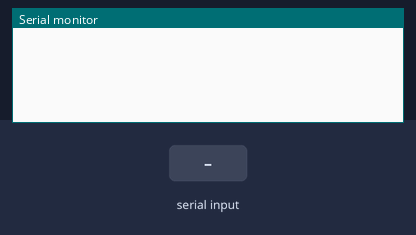
A sketch run on a simulated Arduino Uno, built with avr-gcc and run on an emulated ATmega328P. On the bench: the last lines printed to the serial monitor. The test bench sets the inputs (shaded band).

Above: at 1.0 s.
1.1 s: "90,45\n" received over the second serial link
At 2.3 s:
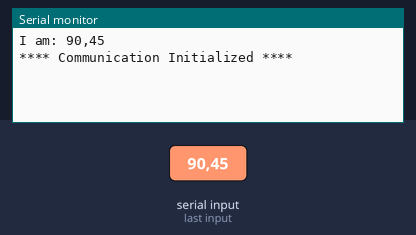
2.6 s: "30,150\n" received over the second serial link
At 3.9 s:
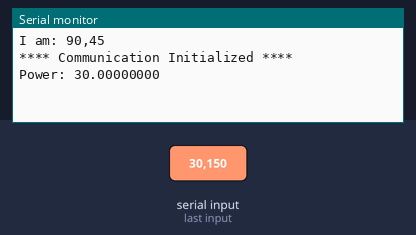

Measured:
- after the input at 1.1 s, the serial monitor: prints a new line at once (image 1)
- after the input at 2.6 s, the serial monitor: prints a new line after 0.05 s (image 2)

The sketch:

PM10x.ino
```cpp
// SoftwareSerial - Version: Latest
#include <SoftwareSerial.h>

// Sets the speed (baud rate) for the serial communication to the Thorlabs PM10x. Supported baud rates are
// 300, 600, 1200, 2400, 4800, 9600, 14400, 19200, 28800, 31250, 38400, 57600, 115200
const int tlBaudrate = 19200;

const byte rxPin = 10; // the pin 10 of the Arduino board is used to receive the data
const byte txPin = 11; // the pin 11 of the Arduino board is used to transmit the data

// read all transmitted data from the Thorlabs PM10x until the end char '\n' and convert the response to a double value
bool readDoubleValue(double* powerValue);

// initialize the serial communication with the defined pins on the Arduiono board
SoftwareSerial tlSerial = SoftwareSerial(rxPin, txPin);

// setup the serial communication to the Thorlabs PM10x and the USB/serial Monitor
void setup()
{
  Serial.begin(19200); // baudrate of the USB/serial communication to the PC
  while (!Serial) {
    ; // wait for serial port to connect. Needed for native USB port only
  }

  // initialize the serial communication with the Thorlabs Powermeter
  tlSerial.begin(tlBaudrate);

  // test the communication
  queryIdentify();

  Serial.write("\n**** Communication Initialized ****\n");
}

void queryIdentify()
{
  char responseBuffer[256];
  char* responsePrt;

  responsePrt = responseBuffer;

  tlSerial.write("*IDN?\n");
  while(tlSerial.available() == 0){delay(100);}

	Serial.print("I am: ");

  char c = 1;
	while(tlSerial.available() > 0 && c != 0 && c != '\n')
	{
	  c = tlSerial.read();
	  *responsePrt = c;
	  responsePrt++;
	}

  *responsePrt = '\0';

  Serial.print(responseBuffer);
}

void loop()
{
  double powerValue = 1;

  // request a new power value from the Thorlabs PM10x (all commands are listed in the manual)
  tlSerial.write("meas?\n");

  // read the response and convert it into a double value
  if(readDoubleValue(&powerValue))
  {
    Serial.print("\nPower: ");
  	Serial.print(powerValue, 8); // print the power value with an accuracy of 8 digits behind the separator
  }
}

bool readDoubleValue(double* powerValue)
{
  char responseBuffer[256];
  char* responsePrt;

  delay(100);

  responsePrt = responseBuffer;

  // if there's any serial available, read it:
  char c = 1;
	while(tlSerial.available() > 0)
	{
	  c = tlSerial.read();
	  *responsePrt = c;
	  responsePrt++;
	}

	if (responsePrt == responseBuffer)
	{
	  // no response
	  return false;
	}

	// convert the response to the power value
	*powerValue = atof(responseBuffer);

	return true;
}
```
